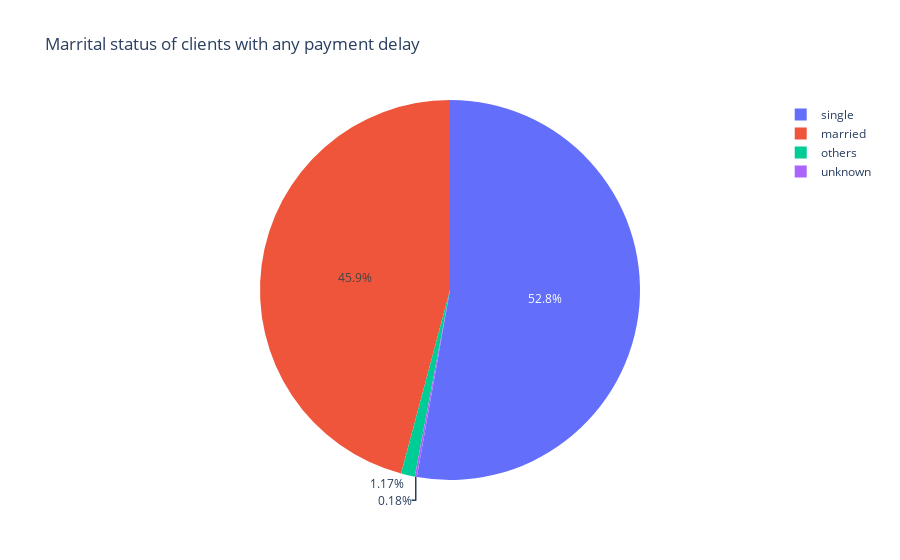

Notebook source saved alongside this figure:
### Markdown cell above
### Insight 4

### Code cell
fig6 = px.pie(delay_client_demo.groupby('MARRIAGE').count().reset_index(), #apply a map 
              values= 'ID',
              names='MARRIAGE',
              labels= 'MARRIAGE', 
              title= 'Marrital status of clients with any payment delay'
             )
fig6.show()

### Figure 1 — Plotly figure (JSON) as saved in the notebook; plotly's stock layout.template omitted (floating-point values rounded to 4 significant figures)
{"data": [{"domain": {"x": [0, 1], "y": [0, 1]}, "hovertemplate": "MARRIAGE=%{label}<br>ID=%{value}<extra></extra>", "labels": ["married", "others", "single", "unknown"], "legendgroup": "", "name": "", "showlegend": true, "type": "pie", "values": [3061, 78, 3524, 12]}], "layout": {"autosize": true, "legend": {"tracegroupgap": 0}, "title": {"text": "Marrital status of clients with any payment delay"}}}
